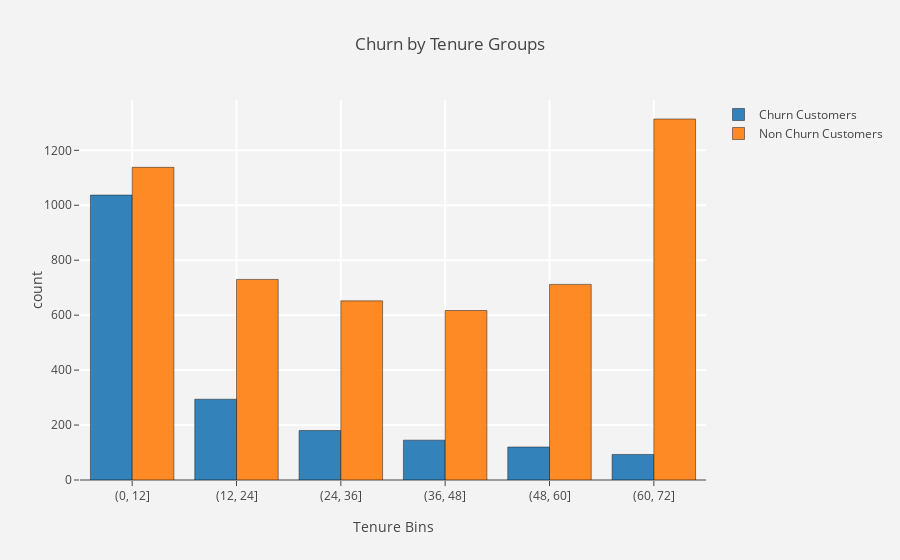

Notebook code for this chart:
### Code cell
#cusomer attrition in tenure groups
tg_ch  =  df[df["Churn"]=="Yes"]["tenure_bins"].value_counts().reset_index()
tg_ch.columns  = ["tenure_bins","count"]
tg_nch =  df[df["Churn"]=="No"]["tenure_bins"].value_counts().reset_index()
tg_nch.columns = ["tenure_bins","count"]

#bar - churn
trace1 = go.Bar(x = tg_ch["tenure_bins"]  , y = tg_ch["count"],
                name = "Churn Customers",
                marker = dict(line = dict(width = .5,color = "black")),
                opacity = .9)

#bar - not churn
trace2 = go.Bar(x = tg_nch["tenure_bins"] , y = tg_nch["count"],
                name = "Non Churn Customers",
                marker = dict(line = dict(width = .5,color = "black")),
                opacity = .9)

layout = go.Layout(dict(title = "Churn by Tenure Groups",
                        plot_bgcolor  = "rgb(243,243,243)",paper_bgcolor = "rgb(243,243,243)",
                        xaxis = dict(gridcolor = 'rgb(255, 255, 255)',title = "Tenure Bins",
                                     zerolinewidth=1,ticklen=5,gridwidth=2),
                        yaxis = dict(gridcolor = 'rgb(255, 255, 255)',title = "count",
                                     zerolinewidth=1,ticklen=5,gridwidth=2),
                       )
                  )
data = [trace1,trace2]
fig  = go.Figure(data=data,layout=layout)
py.iplot(fig)

### Figure 1 — Plotly figure (JSON) as saved in the notebook; plotly's stock layout.template omitted (floating-point values rounded to 4 significant figures)
{"data": [{"marker": {"line": {"color": "black", "width": 0.5}}, "name": "Churn Customers", "opacity": 0.9, "type": "bar", "uid": "00d0cd8a-c7ca-11e8-9bac-d76a29fe1fd7", "x": ["(0, 12]", "(12, 24]", "(24, 36]", "(36, 48]", "(48, 60]", "(60, 72]"], "y": [1037, 294, 180, 145, 120, 93]}, {"marker": {"line": {"color": "black", "width": 0.5}}, "name": "Non Churn Customers", "opacity": 0.9, "type": "bar", "uid": "00d0cd8b-c7ca-11e8-8429-d76a29fe1fd7", "x": ["(60, 72]", "(0, 12]", "(12, 24]", "(48, 60]", "(24, 36]", "(36, 48]"], "y": [1314, 1138, 730, 712, 652, 617]}], "layout": {"paper_bgcolor": "rgb(243,243,243)", "plot_bgcolor": "rgb(243,243,243)", "title": "Churn by Tenure Groups", "xaxis": {"gridcolor": "rgb(255, 255, 255)", "gridwidth": 2, "ticklen": 5, "title": "Tenure Bins", "zerolinewidth": 1}, "yaxis": {"gridcolor": "rgb(255, 255, 255)", "gridwidth": 2, "ticklen": 5, "title": "count", "zerolinewidth": 1}}}
